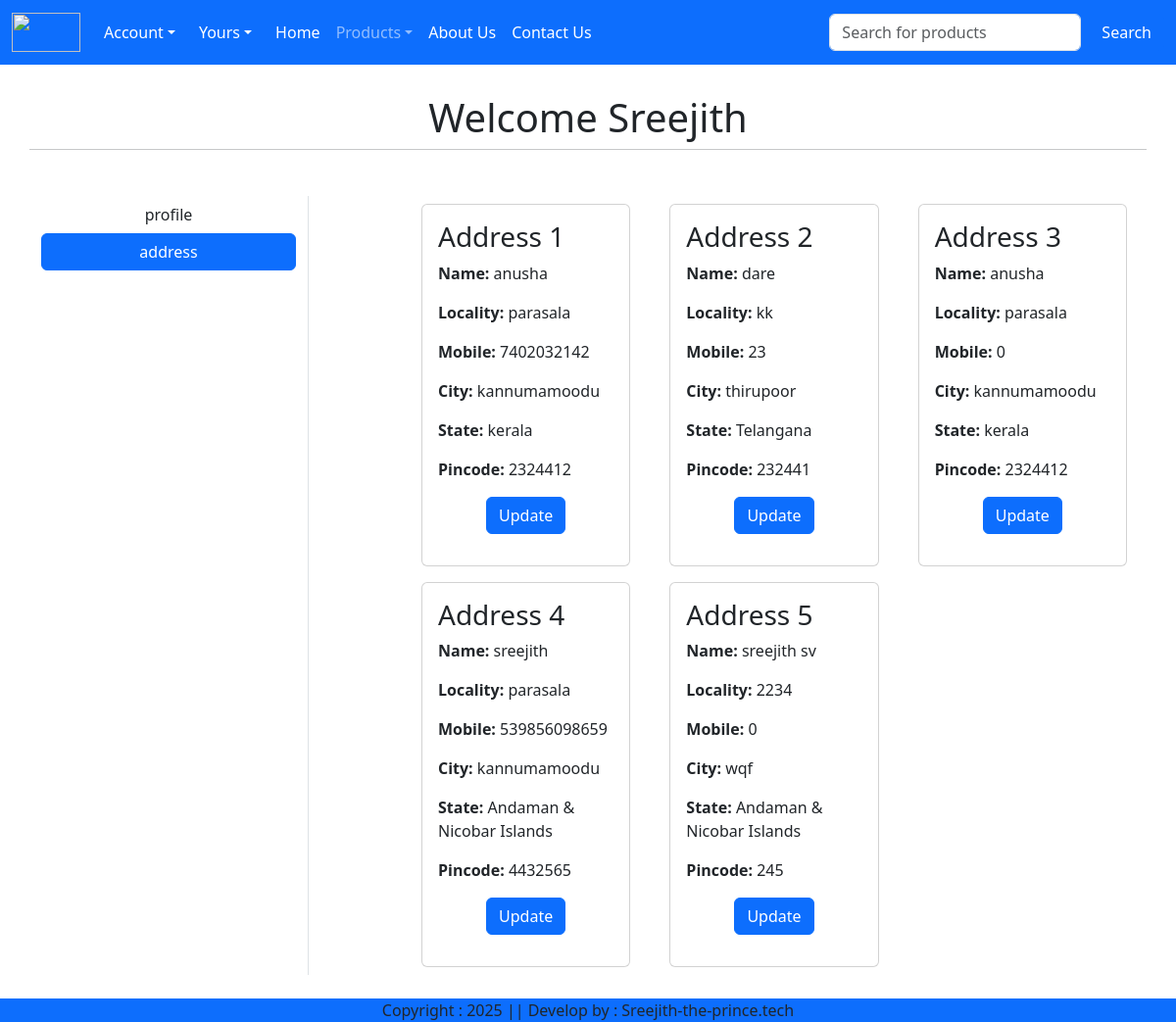
Page /address/ (signed in) on the committed database.
### app/models.py (models this page shows, shortened)
class Customer(models.Model):
    user = models.ForeignKey(User, on_delete=models.CASCADE)
    name = models.CharField(max_length=200)
    locality = models.CharField(max_length=20)
    city = models.CharField(max_length=50)
    mobile = models.IntegerField(default=0)
    zipcode = models.IntegerField()
    state = models.CharField(choices=STATE_CHOICES, max_length=100)

### app/views.py (the view)
# urls.py: path('address/', views.address, name="address"),
@login_required
def address(request):
    totalitem= 0
    wishitem=0
    if request.user.is_authenticated:
         totalitem =len( Cart.objects.filter(user=request.user))
         wishitem =len( Wishlist.objects.filter(user=request.user))
    add=Customer.objects.filter(user=request.user)
    return render(request,'app/address.html',locals())

### app/templates/app/address.html (shortened to what this page needs)
{% extends 'app/base.html' %}
{% load static %}
{% block main-content %}
<br><br>
<div class="container my-5">
  <div class="row">
    <h1 class="text-center">Welcome <span class="text-capitalize">{{ request.user }}</span></h1> <hr> <br/><br/>
    <div class="col-12 col-sm-3 border-end">
      <ul class="list-unstyled">
        <li class="d-grid">
          <a href="{% url 'profile' %}" class="btn">profile</a>
        </li>
        <li class="d-grid">
          <a href="{% url 'address' %}" class="btn  btn-primary">address</a>
        </li>
      </ul>
    </div>
    <div class="col-12 col-sm-8 offset-sm-1">
        <div class="row">
            {% for ad in add  %}
            <div class="col-12 col-md-8 col-lg-4">
                <div class="card m-2">
                    <div class="card-body">
                        <h3>Address {{ forloop.counter }}</h3>
                        <p><strong>Name:</strong> {{ ad.name }}</p>
                        <p><strong>Locality:</strong> {{ ad.locality }}</p>
                        <p><strong>Mobile:</strong> {{ ad.mobile }}</p>
                        <p><strong>City:</strong> {{ ad.city }}</p>
                        <p><strong>State:</strong> {{ ad.state }}</p>
                        <p><strong>Pincode:</strong> {{ ad.zipcode }}</p>
                        <p class="text-center"><a href="{% url 'updateAddress' pk=ad.id %}" type="button" class="btn btn-primary"> Update</a></p>
                    </div>
                </div>
            </div>
            {% endfor %}
        </div>
    </div>
  </div>
</div>
{% endblock main-content %}

### rows in the picture
Customer: name "anusha", locality "parasala", mobile "7402032142", city "kannumamoodu", state "kerala", zipcode "2324412"
Customer: name "dare", locality "kk", mobile "23", city "thirupoor", state "Telangana", zipcode "232441"
Customer: name "anusha", locality "parasala", mobile "0", city "kannumamoodu", state "kerala", zipcode "2324412"
Customer: name "sreejith", locality "parasala", mobile "539856098659", city "kannumamoodu", state "Andaman & Nicobar Islands", zipcode "4432565"
Customer: name "sreejith sv", locality "2234", mobile "0", city "wqf", state "Andaman & Nicobar Islands", zipcode "245"

### other values in the picture
{{ request.user }} "Sreejith"
